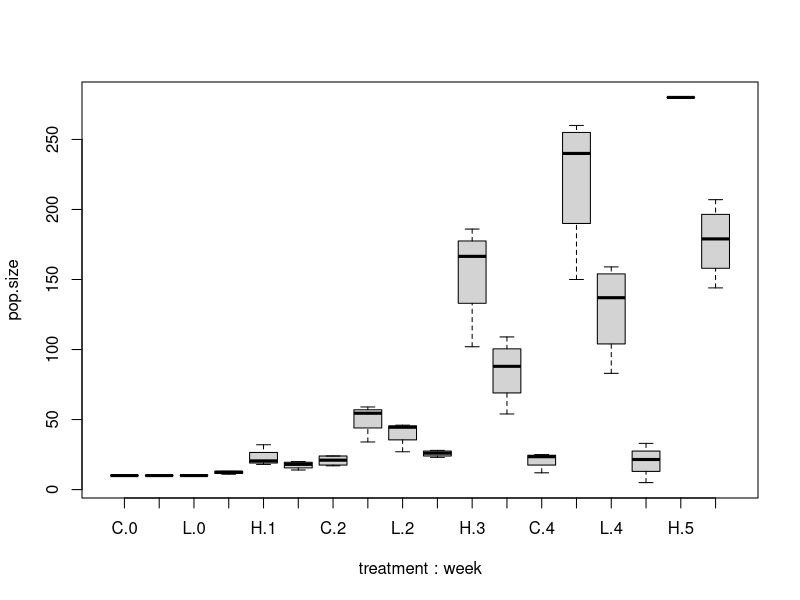
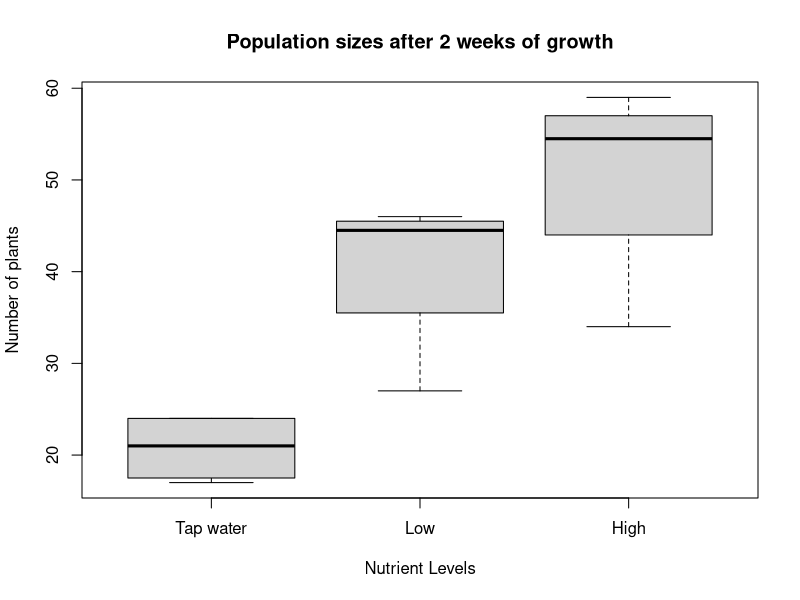

Write the R code that produced these figures, in order.
## ---- chunk 1
library(dplyr)
setwd("~/Documents/Floating_Plants")
# Enter in the data
full.data <- read.csv( "Full_lemna_data.csv", header = T)
lemna <- tbl_df(full.data)
lemna # should print nicely

# Select chosen data
# Use dplyr tool "select" and rename columns in one go. 
lemna <- select(lemna, week = Week, treatment = Treatment, pop.size = Pop.size)
lemna

## ---- chunk 2
# Use grouping functions to let R know that treatment and week are grouping variables
by.treatment <- group_by(lemna, treatment, week)
by.treatment
pop <- summarize(by.treatment, number = mean(pop.size))
pop # This table shows us means for each treatment arranged by week. 
pop.range <- summarize(by.treatment, min = min(pop.size), max = max(pop.size))
pop.range # This shows us the range
## ---- chunk 3
# The five-number summary

summary.table <- with(by.treatment, (tapply(pop.size, list("nutrient"=treatment, 
                                                          "week"=week), summary)))
summary.pretty <- as.data.frame(summary.table)

names(summary.pretty) <- c("week 0", "week 1", "week 2", "week 3", "week 4", 
                         "week 5")
row.names(summary.pretty) <- c( "Control", "High", "Low")
# Let's look at a little of the data, 
# Here is the summary data for the last week
summary.pretty[, 6]
## ---- chunk 4
boxplot(pop.size ~ treatment*week, data=lemna)
# This is a lot to look at in one plot. Maybe it makes more sense to look
# at an individual week or two

# Week 2
week2.data <- filter( lemna, week==2)
week2.data

plotfactor <- as.factor(rep(c(1, 2, 3), 4))
boxplot(pop.size ~ plotfactor, data=week2.data, 
        names = c("Tap water", "Low", "High"), ylab = "Number of plants", 
        xlab = "Nutrient Levels", 
        main = "Population sizes after 2 weeks of growth")

## ---- chunk 5
# Convert treatment to NNCmax value

NNCmax <- rep(c(0, 0.188, 1.00), length.out=length(lemna$week))
lemna = tbl_df(cbind(lemna, NNCmax))

# plot week 5 population sizes
lemna5 <- filter(lemna, week == 4)

